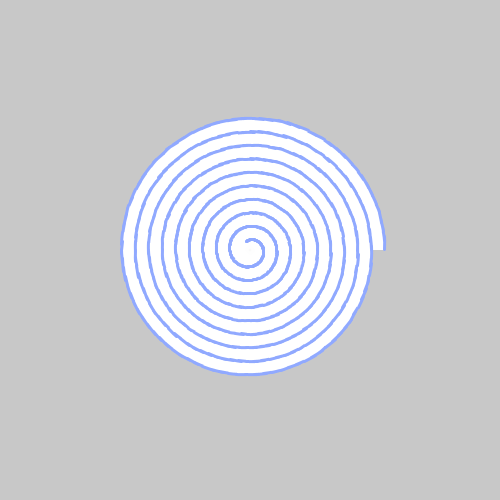
Frame 1 (no input)
Frame 60 (the mouse pressed at the canvas centre just before this capture): identical to frame 1, image omitted
Frame 120 (the mouse held since frame 60 and released just before this capture): identical to frame 1, image omitted

The Processing sketch that drew this single still picture (run headless with seeded random() and noise(); from frame 60 on, the mouse is pressed at the canvas centre):

// Processing sketch: sketch_3_4_2
// ── sketch_3_4_2.pde
float radius = 0;
int centx,centy;
float x,y;
float lastx = -999;
float lasty = -999;
int ang = 0;
int count = 10;
boolean zero,one,two,three,four,five,six,seven,eight,nine = false;

void setup(){
  size(500,500);
  background(200);
  strokeWeight(3);
  smooth();
  frameRate(50000);
  centx = width / 2;
  centy = height / 2;
  drawSpiral();
}

void draw(){
  background(200);
  if(count == 10) {
    drawSpiral();
  }
  else  {
    radius = 270;  
    for(ang = 360*10;ang >= 250;ang -=4){
      radius -= 0.3;
      float rad = radians(ang);
      x = centx + (radius * cos(rad));
      y = centy + (radius * sin(rad));
      
      if(lastx > -999){
        stroke(#90A9FF);
        if(ang >= 360 * count && ang <= 360 * (count + 1)) fill(200);
        else fill(255);
        arc(centx,centy,radius,radius,rad-0.1,rad);
      }
      lastx = x;
      lasty = y; 
    }
  }
}

void keyPressed() {
  if(key == '0') count = 0;
  if(key == '1') count = 1;
  if(key == '2') count = 2;
  if(key == '3') count = 3;
  if(key == '4') count = 4;
  if(key == '5') count = 5;
  if(key == '6') count = 6;
  if(key == '7') count = 7;
  if(key == '8') count = 8;
  if(key == '9') count = 9;
}

void keyReleased() {
  if(key == '0') count = 10;
  if(key == '1') count = 10;
  if(key == '2') count = 10;
  if(key == '3') count = 10;
  if(key == '4') count = 10;
  if(key == '5') count = 10;
  if(key == '6') count = 10;
  if(key == '7') count = 10;
  if(key == '8') count = 10;
  if(key == '9') count = 10;
}


void drawSpiral(){
  radius = 270;  
  for(ang = 360*10;ang >= 250;ang -=4){
    radius -= 0.3;
    float rad = radians(ang);
    x = centx + (radius * cos(rad));
    y = centy + (radius * sin(rad));
    
    if(lastx > -999){
      stroke(#90A9FF);
      fill(255);
      arc(centx,centy,radius,radius,rad-0.1,rad);
    }
    
    lastx = x;
    lasty = y;
    
  }
}
